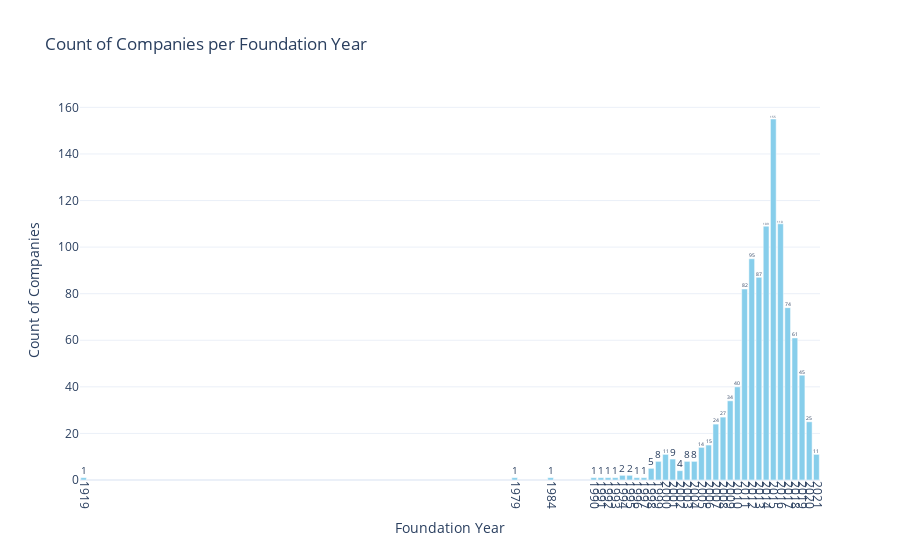

Source (notebook cell):
### Code cell
foundation_year_counts = df['FoundedOn'].value_counts().sort_index()

fig = go.Figure(data=[go.Bar(
    x=foundation_year_counts.index,
    y=foundation_year_counts.values,
    text=foundation_year_counts.values,
    textposition='outside',
    marker_color='skyblue'
)])

fig.update_layout(
    title='Count of Companies per Foundation Year',
    xaxis=dict(
        title='Foundation Year',
        tickmode='array',
        tickvals=foundation_year_counts.index,
        ticktext=[str(year) for year in foundation_year_counts.index],
        tickangle=90,
    ),
    yaxis_title='Count of Companies',
    template='plotly_white',
    showlegend=False
)

fig.show()

### Figure 1 — Plotly figure (JSON) as saved in the notebook; plotly's stock layout.template omitted (floating-point values rounded to 4 significant figures)
{"data": [{"marker": {"color": "skyblue"}, "text": [1, 1, 1, 1, 1, 1, 1, 2, 2, 1, 1, 5, 8, 11, 9, 4, 8, 8, 14, 15, 24, 27, 34, 40, 82, 95, 87, 109, 155, 110, 74, 61, 45, 25, 11], "textposition": "outside", "type": "bar", "x": [1919, 1979, 1984, 1990, 1991, 1992, 1993, 1994, 1995, 1996, 1997, 1998, 1999, 2000, 2001, 2002, 2003, 2004, 2005, 2006, 2007, 2008, 2009, 2010, 2011, 2012, 2013, 2014, 2015, 2016, 2017, 2018, 2019, 2020, 2021], "y": [1, 1, 1, 1, 1, 1, 1, 2, 2, 1, 1, 5, 8, 11, 9, 4, 8, 8, 14, 15, 24, 27, 34, 40, 82, 95, 87, 109, 155, 110, 74, 61, 45, 25, 11]}], "layout": {"showlegend": false, "title": {"text": "Count of Companies per Foundation Year"}, "xaxis": {"tickangle": 90, "tickmode": "array", "ticktext": ["1919", "1979", "1984", "1990", "1991", "1992", "1993", "1994", "1995", "1996", "1997", "1998", "1999", "2000", "2001", "2002", "2003", "2004", "2005", "2006", "2007", "2008", "2009", "2010", "2011", "2012", "2013", "2014", "2015", "2016", "2017", "2018", "2019", "2020", "2021"], "tickvals": [1919, 1979, 1984, 1990, 1991, 1992, 1993, 1994, 1995, 1996, 1997, 1998, 1999, 2000, 2001, 2002, 2003, 2004, 2005, 2006, 2007, 2008, 2009, 2010, 2011, 2012, 2013, 2014, 2015, 2016, 2017, 2018, 2019, 2020, 2021], "title": {"text": "Foundation Year"}}, "yaxis": {"title": {"text": "Count of Companies"}}}}
